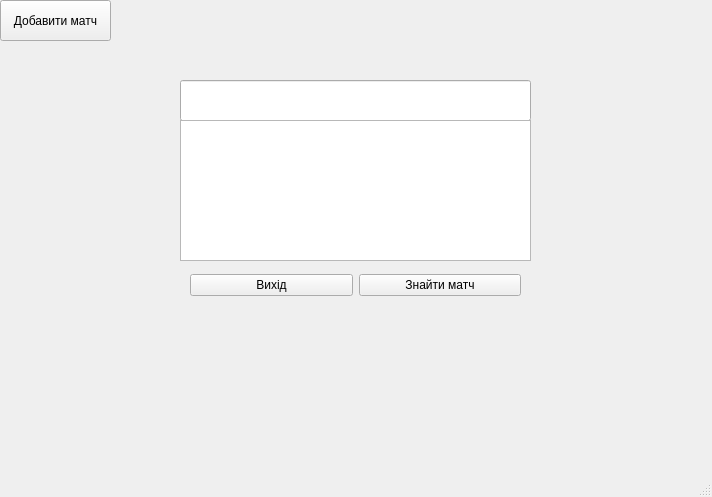
<?xml version="1.0" encoding="UTF-8"?>
<ui version="4.0">
 <class>MainWindow</class>
 <widget class="QMainWindow" name="MainWindow">
  <property name="geometry">
   <rect>
    <x>0</x>
    <y>0</y>
    <width>712</width>
    <height>497</height>
   </rect>
  </property>
  <property name="windowTitle">
   <string>MainWindow</string>
  </property>
  <widget class="QWidget" name="centralwidget">
   <widget class="QPushButton" name="addGameBtn">
    <property name="geometry">
     <rect>
      <x>0</x>
      <y>0</y>
      <width>111</width>
      <height>41</height>
     </rect>
    </property>
    <property name="text">
     <string>Добавити матч</string>
    </property>
   </widget>
   <widget class="QLineEdit" name="inputClubName">
    <property name="geometry">
     <rect>
      <x>180</x>
      <y>80</y>
      <width>351</width>
      <height>41</height>
     </rect>
    </property>
   </widget>
   <widget class="QWidget" name="layoutWidget">
    <property name="geometry">
     <rect>
      <x>190</x>
      <y>220</y>
      <width>331</width>
      <height>131</height>
     </rect>
    </property>
    <layout class="QVBoxLayout" name="verticalLayout">
     <item>
      <layout class="QHBoxLayout" name="horizontalLayout">
       <item>
        <widget class="QPushButton" name="exitBtn">
         <property name="text">
          <string>Вихід</string>
         </property>
        </widget>
       </item>
       <item>
        <widget class="QPushButton" name="searchBtn">
         <property name="text">
          <string>Знайти матч</string>
         </property>
        </widget>
       </item>
      </layout>
     </item>
    </layout>
   </widget>
   <widget class="QListView" name="gameListView">
    <property name="geometry">
     <rect>
      <x>180</x>
      <y>120</y>
      <width>351</width>
      <height>141</height>
     </rect>
    </property>
   </widget>
  </widget>
  <widget class="QMenuBar" name="menubar">
   <property name="geometry">
    <rect>
     <x>0</x>
     <y>0</y>
     <width>712</width>
     <height>20</height>
    </rect>
   </property>
  </widget>
  <widget class="QStatusBar" name="statusbar"/>
 </widget>
 <resources/>
 <connections>
  <connection>
   <sender>exitBtn</sender>
   <signal>clicked()</signal>
   <receiver>MainWindow</receiver>
   <slot>close()</slot>
   <hints>
    <hint type="sourcelabel">
     <x>246</x>
     <y>360</y>
    </hint>
    <hint type="destinationlabel">
     <x>246</x>
     <y>391</y>
    </hint>
   </hints>
  </connection>
 </connections>
</ui>
